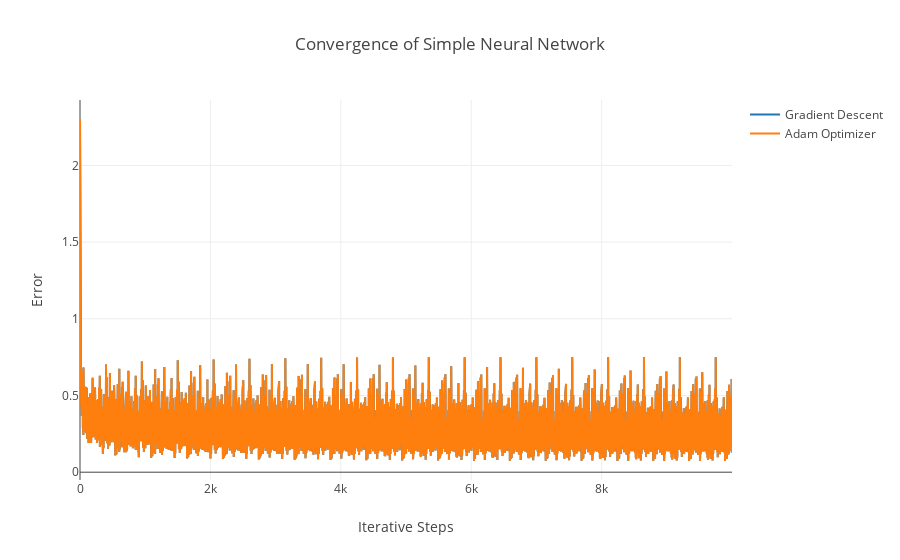

Notebook code for this chart:
### Markdown cell above
A simple neural network with the softmax active function is implmented above, and the cross entropy is adapted as an objective function. It is converge after 5k steps if the learning rate is 1e-2. It is shown in the figure below that Adam optimization which approaches 0.27 with the deviation 0.10 is slightly better than the one from gradient decent which approaches 0.36 with the deviation 0.07. Since the error is fluctuated finally, the fidelity of regconizing images must be in a range. Therefore, it would be a work to obtain the better fidelity and to reduce the fluctuation.

### Code cell
data = [
    Scatter(
        x = np.arange(len(gd_loss_list)),
        y = np.array(sgd_loss_list),
        name = 'Gradient Descent',
    ),
    Scatter(
        x = np.arange(len(sgd_loss_list)),
        y = np.array(sgd_loss_list),
        name = 'Adam Optimizer',
    ),
]

layout = dict(title = 'Convergence of Simple Neural Network',
              xaxis = dict(title = 'Iterative Steps'),
              yaxis = dict(title = 'Error'),
              )

fig = dict(data=data, layout=layout)
iplot(fig)

### Figure 1 — Plotly figure (JSON) as saved in the notebook; plotly's stock layout.template omitted (floating-point values rounded to 4 significant figures; data arrays with more than 128 entries replaced by an {"elided": "..."} marker saying what was removed)
{"data": [{"name": "Gradient Descent", "type": "scatter", "x": {"elided": "10000 int values"}, "y": {"elided": "10000 float values"}}, {"name": "Adam Optimizer", "type": "scatter", "x": {"elided": "10000 int values"}, "y": {"elided": "10000 float values"}}], "layout": {"title": "Convergence of Simple Neural Network", "xaxis": {"title": "Iterative Steps"}, "yaxis": {"title": "Error"}}}
